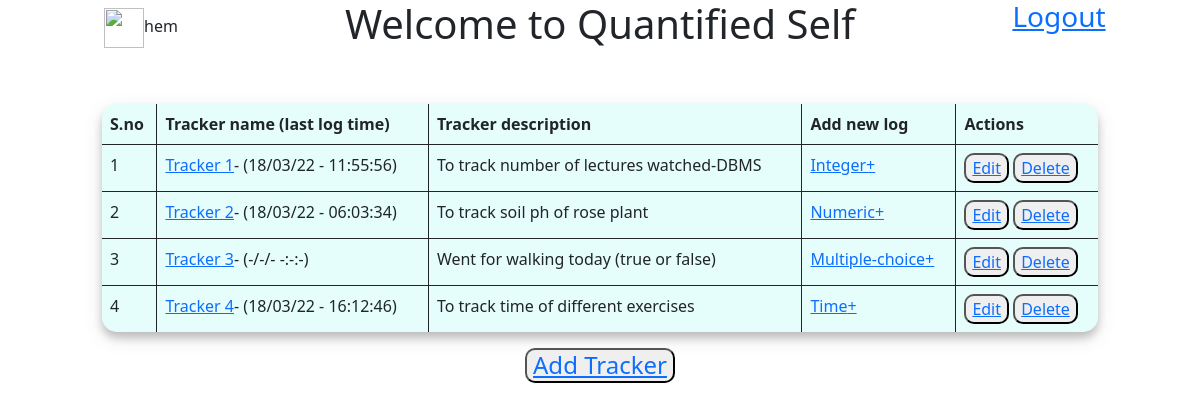
/main (signed in), run on an earlier commit of the app's database.
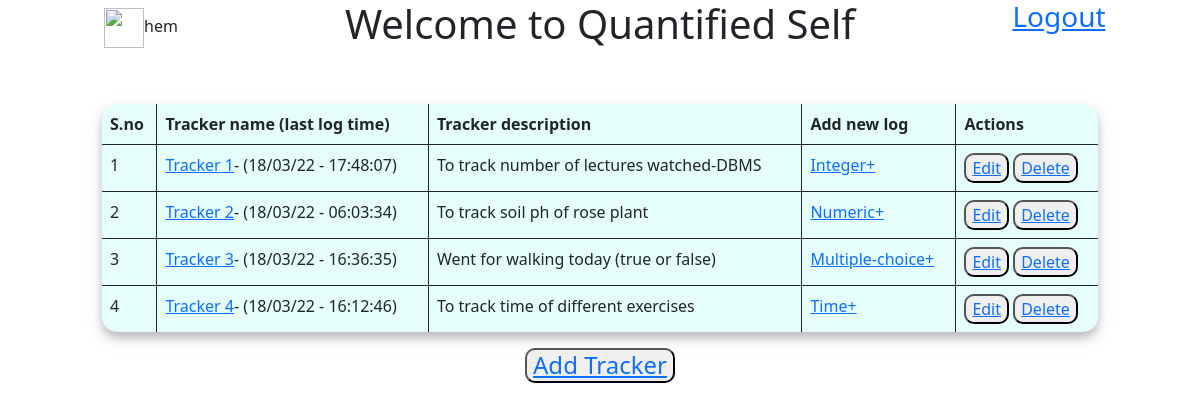
And on a later commit of the database.
### database.py (models this page shows)
class User(db.Model,UserMixin):
    id=db.Column(db.Integer,primary_key=True,autoincrement=True)
    username=db.Column(db.String,nullable=False,unique=True)
    password=db.Column(db.String,nullable=False)
    trackers=db.relationship("tracker",cascade='all',backref="parent")

class tracker(db.Model):
    user_id=db.Column(db.Integer,db.ForeignKey('user.id'),nullable=False)
    tracker_id=db.Column(db.Integer,primary_key=True,autoincrement=True)
    name=db.Column(db.String(30),nullable=False)
    desc=db.Column(db.String)
    type=db.Column(db.String,nullable=False)
    settings=db.Column(db.String)
    lastupdate=db.Column(db.DateTime)
    logs=db.relationship("log",cascade='all', backref="parent")

### main.py (the view)
@app.route('/main')
@login_required
def main():
    return render_template('main.html',user=current_user,datetime=datetime)

### main.py (called while the page is built)
@login_manager.user_loader
def load_user(id):
    return User.query.get(int(id))

### templates/main.html (shortened to what this page needs)
<!DOCTYPE html>
<html lang="en" dir="ltr">
  <head>
    <link href="https://cdn.jsdelivr.net/npm/bootstrap@5.0.2/dist/css/bootstrap.min.css" rel="stylesheet">
    <link rel="stylesheet" href="/static/main.css">
  </head>
  <body>
    <div class="row">
      <div class="col-sm-3 d-flex justify-content-center">
        <span class="align-self-center"><img src='/static/userimg' width="40px" height="40px" />{{user.username}}</span>
      </div>
      <div class="col-sm-6 d-flex justify-content-center">
        <h1>Welcome to Quantified Self</h1>
      </div>
      <div class="col-sm-3 d-flex justify-content-center">
        <a class="h3" href="/logout" align="right">Logout</a>
      </div>
    </div>
    <br>
    <br>
    <div class="row main ">
      <div class="col-10 offset-1">
        <table class='table table-bordered tracker_table'>
          <thead>
            <tr>
              <th>S.no</th>
              <th>Tracker name (last log time)</th>
              <th>Tracker description</th>
              <th>Add new log</th>
              <th>Actions</th>
            </tr>
          </thead>
          <tbody>
            {% for t in user.trackers %}
            <tr>
              <td>{{loop.index}}</td>
              <td><a href="/tracker/{{t.tracker_id}}">{{t.name}}</a>- {% if t.lastupdate %}({{datetime.strftime(t.lastupdate,'%d/%m/%y - %H:%M:%S')}}){% else %} (-/-/- -:-:-) {% endif %}</td>
              <td>{{t.desc}}</td>
              <td><a href="/{{t.tracker_id}}/log/add">{{t.type}}+</a></td>
              <td>
                <button type="button" value="edit"><a href="/tracker/{{t.tracker_id}}/update">Edit</a></button>
                <button type="button" value="delete"><a href="/tracker/{{t.tracker_id}}/delete">Delete</a></button>
              </td>
            </tr>
            {% endfor %}
          </tbody>
        </table>
        <div class="text-center">
          <button class="button" type="button" name="button"><a class="h4" href="/tracker/add">Add Tracker</a> </button>
        </div>
      </div>
    </div>
  </body>
</html>

### static/main.css (style rules this page uses)
.table { box-shadow: 0 6px 8px 0 rgba(0, 0, 0, 0.2), 0 6px 20px 0 rgba(0, 0, 0, 0.1); background-color: #8bf7ed38; border-radius: 15px; border: hidden; }
button { border-radius: 10px; }

What changed in the data, as far as the page shows it:
changed tracker "Tracker 1": strftime "18/03/22 - 11:55:56" → "18/03/22 - 17:48:07"
changed tracker "Tracker 3": strftime (not shown) → "18/03/22 - 16:36:35"; lastupdate "(-/-/- -:-:-)" → "( )"
